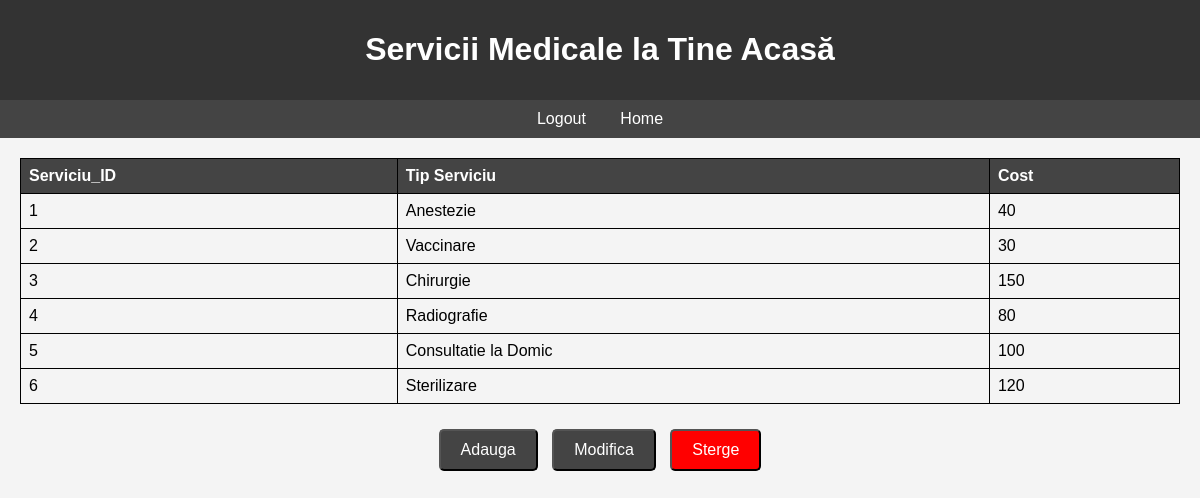
/servicii.php, run on the app's committed database.
### tables this page shows
CREATE TABLE `servicii` (
  `serviciu_id` int(11) NOT NULL,
  `tip_serviciu` varchar(20) DEFAULT NULL,
  `cost` int(11) DEFAULT NULL
);

### servicii.php (the view, shortened to what this page needs)
<!DOCTYPE html>
<html>
<head>
</head>
<body>
    <header>
        <h1>Servicii Medicale la Tine Acasă</h1>
    </header>
    <nav>
        <a href="logout.php">Logout</a>
        <a href="index.php">Home</a>
    </nav>
    <section>
    <?php
include("connection.php");
$sql = "SELECT * FROM servicii";
$result = mysqli_query($con, $sql);
if($result) {
    if (mysqli_num_rows($result) > 0) {
        echo "<table>";
        echo "<tr><th>Serviciu_ID</th><th>Tip Serviciu</th><th>Cost</th></tr>";
        while ($rowServicii = mysqli_fetch_assoc($result)) {
            echo "<tr>";
            echo "<td>".$rowServicii['serviciu_id']."</td>";
            echo "<td>".$rowServicii['tip_serviciu']."</td>";
            echo "<td>".$rowServicii['cost']."</td>";
            echo "</tr>";
        }
        echo "</table>";
    } else {
        echo "Nu există programări în baza de date.";
    }
} else {
    echo 'Eroare la interogare: ' . mysqli_error($con);
}
?>
    </section>
    <div class="button-container">
        <a href="add_servicii.php"><button >Adauga</button></a>
        <a href="up_servicii.php"><button >Modifica</button></a>
        <a href="del_servicii.php"><button style="background-color: red;">Sterge</button></a>
    </div>
</body>
</html>

### servicii.php (style rules this page uses)
body { font-family: Arial, sans-serif; margin: 0; padding: 0; background-color: #f4f4f4; text-align: center; }
header { background-color: #333; color: #fff; padding: 10px; }
nav { background-color: #444; padding: 10px; }
nav a { color: #fff; text-decoration: none; padding: 10px; margin: 0 5px; }
section { padding: 20px; }
button { background-color: #444; color: white; padding: 10px 20px; text-align: center; text-decoration: none; display: inline-block; font-size: 16px; margin: 5px; cursor: pointer; border-radius: 5px; }
table { border-collapse: collapse; width: 100%; }
table, th, td { border: 1px solid black; }
th, td { padding: 8px; text-align: left; }
th { background-color: #444; color: white; }

### data on the page
servicii: serviciu_id "1", tip_serviciu "Anestezie", cost "40"
servicii: serviciu_id "2", tip_serviciu "Vaccinare", cost "30"
servicii: serviciu_id "3", tip_serviciu "Chirurgie", cost "150"
servicii: serviciu_id "4", tip_serviciu "Radiografie", cost "80"
servicii: serviciu_id "5", tip_serviciu "Consultatie la Domic", cost "100"
servicii: serviciu_id "6", tip_serviciu "Sterilizare", cost "120"
